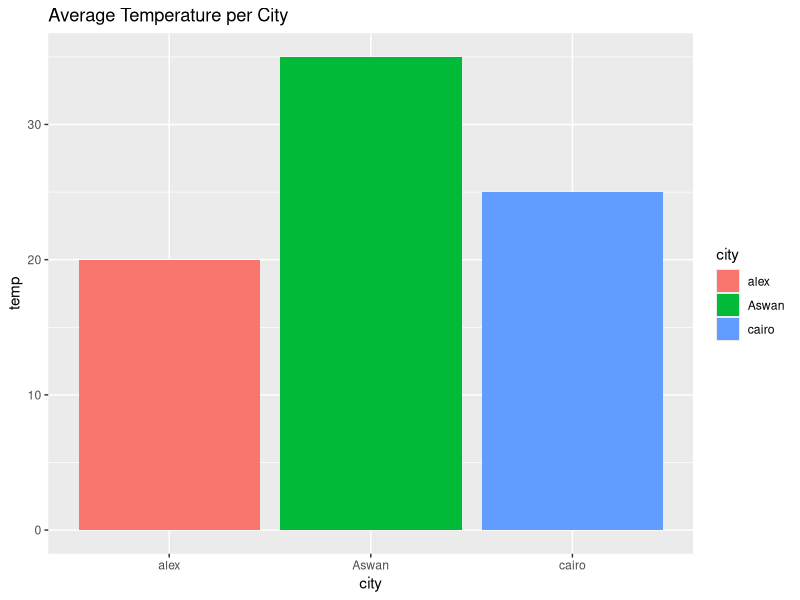
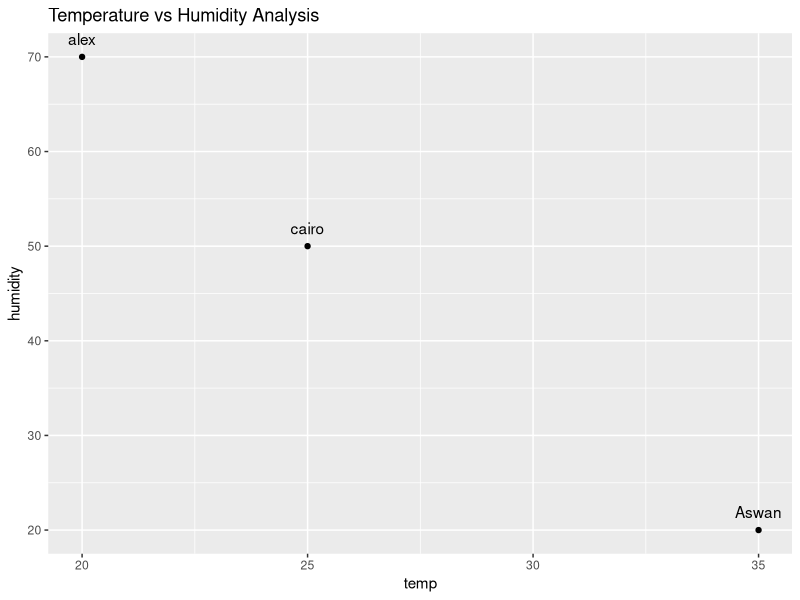

Write R code to recreate these figures, in order.
city <- c("cairo","alex","Aswan")
temp <- c(25,20,35)
weather_df <- data.frame(city,temp)
weather_df$humidity <- c(50,70,20)
library(ggplot2)
ggplot(weather_df, aes( x=city, y=temp,fill=city))+geom_bar(stat="identity")+labs(title="Average Temperature per City")
ggplot(weather_df, aes( x=temp, y=humidity,label=city))+geom_point() + geom_text(vjust=-1) + labs(title="Temperature vs Humidity Analysis")

